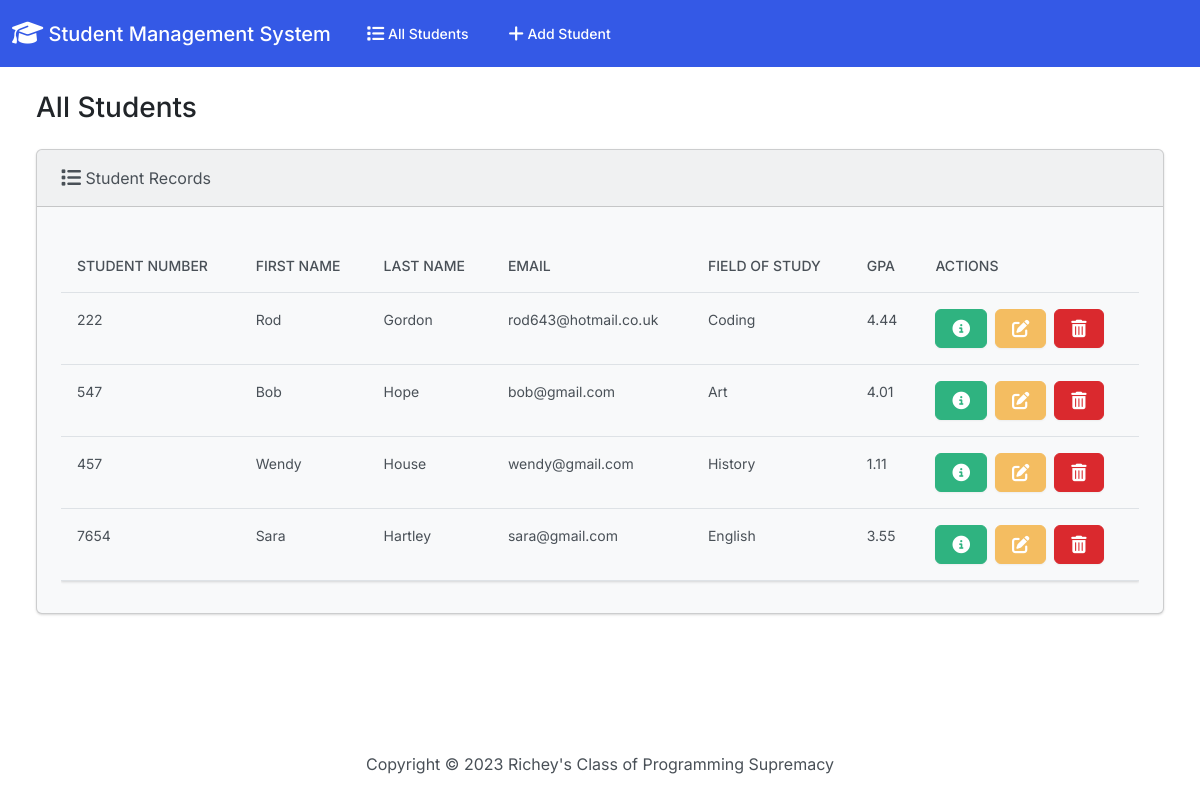
Before: / with the older database file.
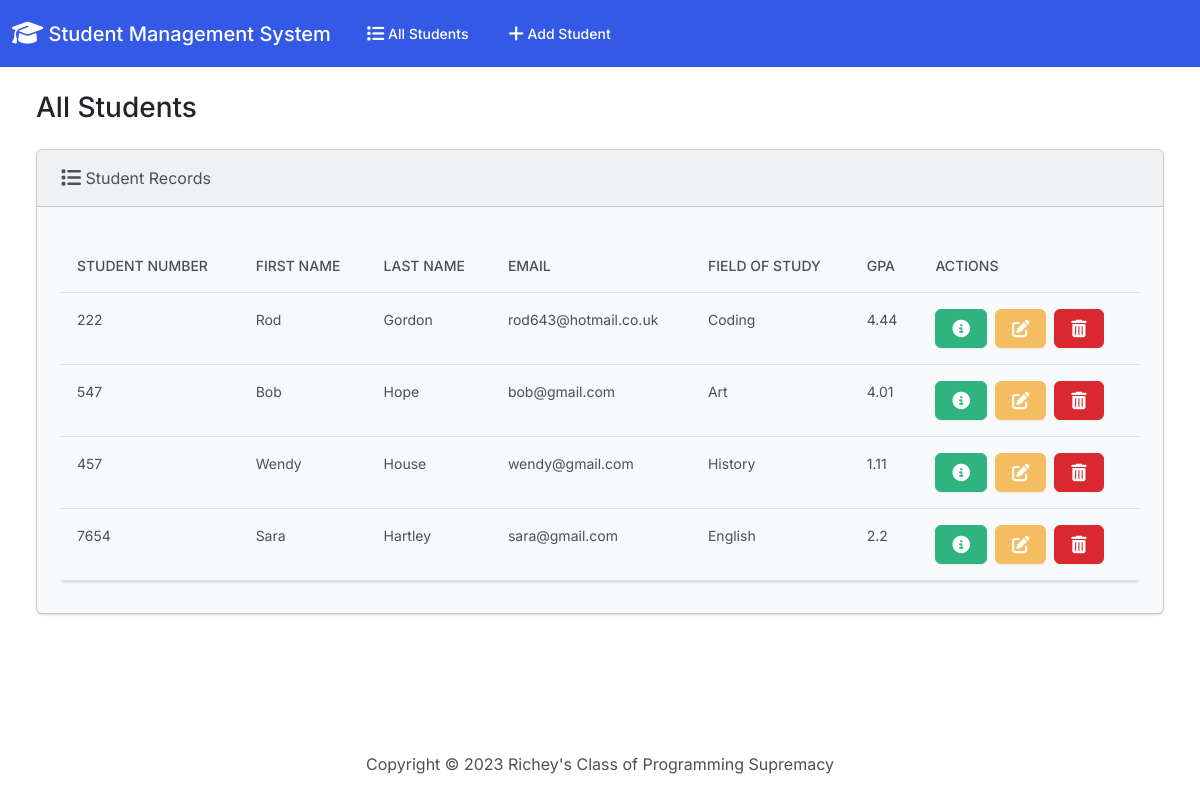
After: the same page with the newer database file.
### students/models.py (models this page shows, shortened)
class Student(models.Model):
    student_number = models.PositiveIntegerField()
    first_name = models.CharField(max_length=50)
    last_name = models.CharField(max_length=50)
    email = models.EmailField(max_length=100)
    field_of_study = models.CharField(max_length=50)
    gpa = models.FloatField()

### students/views.py (the view)
# urls.py: path('', views.index, name='index'),
def index(request):
    return render(request, "students/index.html", {"students": Student.objects.all()})

### students/templates/students/index.html (shortened to what this page needs)
{% extends "students/base.html" %}
{% block body %}
<h3 class="m-4">All Students</h3>
<div class="row">
    <div class="col-12">
      {% if students %}
      <div class="card bg-light ms-4 me-4 mb-4">
        <div class="card-header">
          <i class="fa-solid fa-list fa-lg"></i> Student Records
        </div>
        <div class="card-body">
          <div class="table-responsive">
            <table class="table table-hover">
              <thead>
                <tr>
                  <th scope="col">Student Number</th>
                  <th scope="col">First Name</th>
                  <th scope="col">Last Name</th>
                  <th scope="col">Email</th>
                  <th scope="col">Field of Study</th>
                  <th scope="col">GPA</th>
                  <th scope="col">Actions</th>
                </tr>
              </thead>
              <tbody>
                {% for student in students %}
                <tr>
                  <td>{{student.student_number}}</td>
                  <td>{{student.first_name}}</td>
                  <td>{{student.last_name}}</td>
                  <td>{{student.email}}</td>
                  <td>{{student.field_of_study}}</td>
                  <td>{{student.gpa}}</td>
                  <td>
                    <button type="button" class="btn btn-success me-1" href="{% url 'view_student' student.id %}" data-bs-toggle="modal" data-bs-target="#myModal{{student.id}}">
                    </button>
                    <a href="{% url 'edit' student.id %}" class="btn btn-warning me-1">
                    </a>
                    <button type="button" class="btn btn-danger" data-bs-toggle="modal" data-bs-target="#delete{{student.id}}">
                    </button>
                  </td>
                </tr>
                {% endfor %}
              </tbody>
            </table>
          </div>
        </div>
      </div>
      {% else %}
      <h5 class="alert alert-primary ms-4 me-4">No Student Records</h5>
      {% endif %}
    </div>
</div>
{% endblock %}

Changed rows visible on the page:
changed Student "Sara": gpa "3.55" → "2.2"
